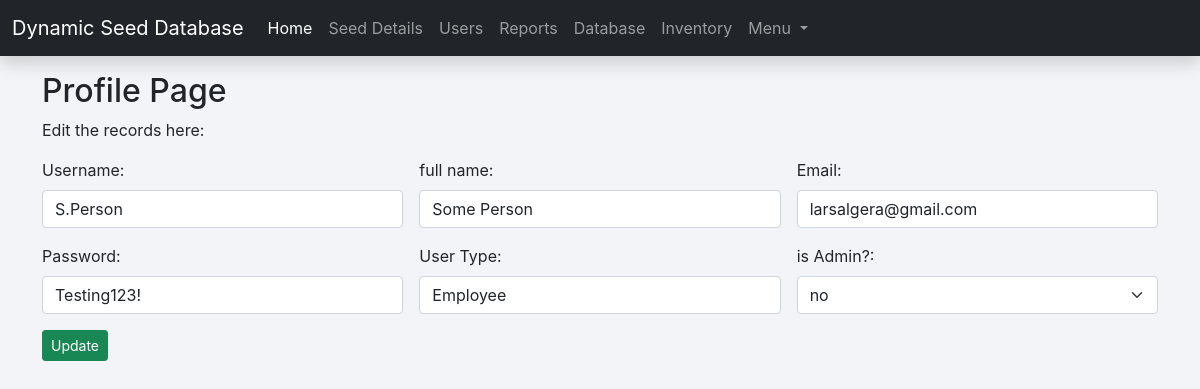
The page /edit.php?id=2 (signed in) on the database its author committed.
### tables this page shows
CREATE TABLE `user` (
  `id` int(6) NOT NULL,
  `username` varchar(30) NOT NULL,
  `full_name` varchar(30) NOT NULL,
  `birth_date` date NOT NULL,
  `email_address` varchar(50) NOT NULL,
  `password` varchar(100) NOT NULL,
  `user_type` varchar(15) NOT NULL,
  `isAdmin` varchar(3) NOT NULL
);

### edit.php (the view, shortened to what this page needs)
<?php
require('db.php');
$id=$_REQUEST['id'];
$query = "SELECT * FROM user where id='".$id."'";
$result = mysqli_query($con, $query) or die ( mysqli_error());
$row = mysqli_fetch_assoc($result);
$stmt = $con->prepare('SELECT * FROM user WHERE id = ?');
$stmt->bind_param('i', $_SESSION['id']);
$stmt->execute();
$stmt->bind_result($id, $username, $full_name, $birth_date, $email_address, $password, $user_type, $isAdmin);
?>
<!DOCTYPE html>
<html>
	<head>
		<link href="style.css" rel="stylesheet" type="text/css">
		<link rel="stylesheet" href="https://use.fontawesome.com/releases/v5.7.1/css/all.css">
    	<link href="https://cdn.jsdelivr.net/npm/bootstrap@5.1.3/dist/css/bootstrap.min.css"
			  rel="stylesheet"
>
	</head>
	<body class="loggedin">
		<nav class="navbar navbar-expand-lg navbar-dark bg-dark shadow">
		  <div class="container-fluid">
			<a class="navbar-brand" href="#">Dynamic Seed Database</a>
			<div class="collapse navbar-collapse" id="navbarNavDropdown">
			  <ul class="navbar-nav">
				<li class="nav-item">
				  <a class="nav-link active" aria-current="page" href="home.php">Home</a>
				</li>
				<li class="nav-item">
				  <a class="nav-link" href="seed-page.php">Seed Details</a>
				</li>
				<?php
				if ($isAdmin == 'yes') {
				echo  '<li class="nav-item active"><a class="nav-link" href="users.php">Users</a></li>',
					  '<li class="nav-item"><a class="nav-link" href="alert-and-report.php">Reports</a></li>';
				} ?>
				  <li class="nav-item"><a class="nav-link" href="seed-database.php">Database</a></li>
				<li class="nav-item">
				  <a class="nav-link" href="inventory.php">Inventory</a>
				</li>
				<li class="nav-item dropdown">
				  <a class="nav-link dropdown-toggle" href="#" id="navbarDropdownMenuLink" role="button" data-bs-toggle="dropdown" aria-expanded="false">
					Menu
				  </a>
				</li>
			  </ul>
			</div>
		  </div>
		</nav>
		<div class="mt-3">
			<div class="container">
				<h2>Profile Page</h2>
				<p>Edit the records here:</p>
							<div>
							<form name="form" method="post" action="" class="row g-3">
							<div class="col-md-4">
							<label for="username" class="form-label">Username:</label>
							<input type="text" class="form-control" name="username" placeholder="Enter Name" required value="<?php echo $row['username'];?>" />
							</div>
							<div class="col-md-4">
							<label for="full_name" class="form-label">full name:</label>
							<input type="text" class="form-control" name="full_name" placeholder="Full Name" required value="<?php echo $row['full_name'];?>" />
							</div>
							<div class="col-md-4">
							<label for="email_address" class="form-label">Email:</label>
							<input type="text" class="form-control" name="email_address" placeholder="Enter Email" value="<?php echo $row['email_address'];?>" />
							</div>
							<div class="col-md-4">
							<label for="password" class="form-label">Password:</label>
							<input type="text" class="form-control" name="password" placeholder="Enter Password" required value="<?php echo $row['password'];?>" />
							</div>
							<div class="col-md-4">
							<label for="user_type"  class="form-label">User Type:</label>
								<select id="user_type" class="form-control" name="user_type">
									<?php
									if ($isAdmin == 'yes') {
									?>
									<option value="<?php echo $row['user_type'];?>"><?php echo $row['user_type'];?></option>
									<?php
									}
									?>
								</select>
							</div>
							<div class="col-md-4">
							<label for="isAdmin" class="form-label">is Admin?:</label>
								<select id="isAdmin" class="form-select" name="isAdmin">
									<?php
									if ($isAdmin == 'yes') {
									?>
									<option value="<?php echo $row['isAdmin'];?>"><?php echo $row['isAdmin'];?></option>
									<?php
									}
									?>
								</select>
							</div>
							<p><input name="submit" type="submit" class="btn btn-success btn-sm" value="Update" /></p>
							</form>
				</div>
			</div>
		</div>
	</body>
</html>

### style.css (style rules this page uses)
* { box-sizing: border-box; font-family: -apple-system, BlinkMacSystemFont, "segoe ui", roboto, oxygen, ubuntu, cantarell, "fira sans", "droid sans", "helvetica neue", Arial, sans-serif; font-size: 16px; -webkit-font-smoothing: antialiased; -moz-osx-font-smoothing: grayscale; }
body { background-color: #212529; }
body.loggedin { background-color: #f3f4f7; }

### rows shown on the page
user: username "S.Person", full_name "Some Person", email_address "larsalgera@gmail.com", password "Testing123!"
user: user_type "Employee", isAdmin "no"
